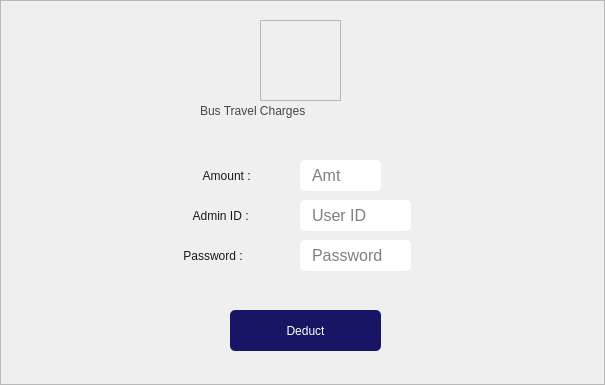
<?xml version="1.0" encoding="UTF-8"?>
<ui version="4.0">
 <class>MainWindow</class>
 <widget class="QMainWindow" name="MainWindow">
  <property name="geometry">
   <rect>
    <x>0</x>
    <y>0</y>
    <width>605</width>
    <height>385</height>
   </rect>
  </property>
  <property name="minimumSize">
   <size>
    <width>605</width>
    <height>385</height>
   </size>
  </property>
  <property name="maximumSize">
   <size>
    <width>605</width>
    <height>385</height>
   </size>
  </property>
  <property name="windowTitle">
   <string>MainWindow</string>
  </property>
  <widget class="QWidget" name="centralwidget">
   <widget class="QFrame" name="frame">
    <property name="geometry">
     <rect>
      <x>0</x>
      <y>0</y>
      <width>605</width>
      <height>385</height>
     </rect>
    </property>
    <property name="styleSheet">
     <string notr="true">background:url(:/home/news2.png)</string>
    </property>
    <property name="frameShape">
     <enum>QFrame::StyledPanel</enum>
    </property>
    <property name="frameShadow">
     <enum>QFrame::Raised</enum>
    </property>
    <widget class="QLabel" name="label">
     <property name="geometry">
      <rect>
       <x>200</x>
       <y>90</y>
       <width>231</width>
       <height>41</height>
      </rect>
     </property>
     <property name="styleSheet">
      <string notr="true">QLabel{
		color:rgb(71, 71, 71);
		font: 21pt &quot;FONTSPRING DEMO - Grotesco Book &quot;;
background:transparent;
}</string>
     </property>
     <property name="text">
      <string>Bus Travel Charges</string>
     </property>
    </widget>
    <widget class="QFrame" name="frame_2">
     <property name="geometry">
      <rect>
       <x>260</x>
       <y>20</y>
       <width>81</width>
       <height>81</height>
      </rect>
     </property>
     <property name="styleSheet">
      <string notr="true">background:url(:/home/front-of-bus.png)</string>
     </property>
     <property name="frameShape">
      <enum>QFrame::StyledPanel</enum>
     </property>
     <property name="frameShadow">
      <enum>QFrame::Raised</enum>
     </property>
    </widget>
    <widget class="QPushButton" name="pushButton_5">
     <property name="geometry">
      <rect>
       <x>220</x>
       <y>440</y>
       <width>151</width>
       <height>41</height>
      </rect>
     </property>
     <property name="cursor">
      <cursorShape>PointingHandCursor</cursorShape>
     </property>
     <property name="styleSheet">
      <string notr="true">QPushButton{
	color:White;
    font: 500 12pt &quot;Segoe UI &quot;;
	background:rgb(24, 22, 100);
	border-radius:5px
}

QPushButton:hover
{
color:rgb(0, 0, 0);
    
	font: 500 12pt &quot;Segoe UI &quot;;
border-radius:5px;
background:white;
}
QPushButton:pressed {	
	background-color: rgb(85, 170, 255);
}</string>
     </property>
     <property name="text">
      <string>Update</string>
     </property>
     <property name="autoDefault">
      <bool>false</bool>
     </property>
     <property name="default">
      <bool>false</bool>
     </property>
    </widget>
    <widget class="QPushButton" name="pushButton_6">
     <property name="geometry">
      <rect>
       <x>230</x>
       <y>310</y>
       <width>151</width>
       <height>41</height>
      </rect>
     </property>
     <property name="cursor">
      <cursorShape>PointingHandCursor</cursorShape>
     </property>
     <property name="styleSheet">
      <string notr="true">QPushButton{
	color:White;
    font: 500 12pt &quot;Segoe UI &quot;;
	background:rgb(24, 22, 100);
	border-radius:5px
}

QPushButton:hover
{
color:rgb(0, 0, 0);
    
	font: 500 12pt &quot;Segoe UI &quot;;
border-radius:5px;
background:white;
}
QPushButton:pressed {	
	background-color: rgb(85, 170, 255);
}</string>
     </property>
     <property name="text">
      <string>Deduct</string>
     </property>
     <property name="autoDefault">
      <bool>false</bool>
     </property>
     <property name="default">
      <bool>false</bool>
     </property>
    </widget>
    <widget class="QLineEdit" name="lineEdit_20">
     <property name="geometry">
      <rect>
       <x>300</x>
       <y>160</y>
       <width>81</width>
       <height>31</height>
      </rect>
     </property>
     <property name="font">
      <font>
       <family>Segoe UI</family>
       <pointsize>12</pointsize>
      </font>
     </property>
     <property name="styleSheet">
      <string notr="true">QLineEdit {
	background:WHITE;
	border-radius: 5px;
	padding-left: 10px;
}
QLineEdit:hover {
	border: 2px solid rgb(64, 71, 88);
}
QLineEdit:focus {
	border: 2px solid rgb(91, 101, 124);
}</string>
     </property>
     <property name="placeholderText">
      <string>Amt</string>
     </property>
    </widget>
    <widget class="QLabel" name="label_11">
     <property name="geometry">
      <rect>
       <x>200</x>
       <y>160</y>
       <width>101</width>
       <height>31</height>
      </rect>
     </property>
     <property name="styleSheet">
      <string notr="true">QLabel{
		color:rgb(25, 25, 25);
		font: 15pt &quot;FONTSPRING DEMO - Grotesco Book&quot;;
background:transparent;
}</string>
     </property>
     <property name="text">
      <string> Amount :</string>
     </property>
    </widget>
    <widget class="QLineEdit" name="lineEdit_21">
     <property name="geometry">
      <rect>
       <x>300</x>
       <y>200</y>
       <width>111</width>
       <height>31</height>
      </rect>
     </property>
     <property name="font">
      <font>
       <family>Segoe UI</family>
       <pointsize>12</pointsize>
      </font>
     </property>
     <property name="autoFillBackground">
      <bool>false</bool>
     </property>
     <property name="styleSheet">
      <string notr="true">QLineEdit {
	background:WHITE;
	border-radius: 5px;
	padding-left: 10px;
}
QLineEdit:hover {
	border: 2px solid rgb(64, 71, 88);
}
QLineEdit:focus {
	border: 2px solid rgb(91, 101, 124);
}</string>
     </property>
     <property name="inputMask">
      <string comment="D"/>
     </property>
     <property name="maxLength">
      <number>32767</number>
     </property>
     <property name="cursorPosition">
      <number>0</number>
     </property>
     <property name="readOnly">
      <bool>false</bool>
     </property>
     <property name="placeholderText">
      <string>User ID</string>
     </property>
    </widget>
    <widget class="QLineEdit" name="lineEdit_22">
     <property name="geometry">
      <rect>
       <x>300</x>
       <y>240</y>
       <width>111</width>
       <height>31</height>
      </rect>
     </property>
     <property name="font">
      <font>
       <family>Segoe UI</family>
       <pointsize>12</pointsize>
      </font>
     </property>
     <property name="autoFillBackground">
      <bool>false</bool>
     </property>
     <property name="styleSheet">
      <string notr="true">QLineEdit {
	background:WHITE;
	border-radius: 5px;
	padding-left: 10px;
}
QLineEdit:hover {
	border: 2px solid rgb(64, 71, 88);
}
QLineEdit:focus {
	border: 2px solid rgb(91, 101, 124);
}</string>
     </property>
     <property name="inputMask">
      <string/>
     </property>
     <property name="maxLength">
      <number>32767</number>
     </property>
     <property name="echoMode">
      <enum>QLineEdit::Password</enum>
     </property>
     <property name="cursorPosition">
      <number>0</number>
     </property>
     <property name="readOnly">
      <bool>false</bool>
     </property>
     <property name="placeholderText">
      <string>Password</string>
     </property>
    </widget>
    <widget class="QLabel" name="label_8">
     <property name="geometry">
      <rect>
       <x>180</x>
       <y>240</y>
       <width>101</width>
       <height>31</height>
      </rect>
     </property>
     <property name="styleSheet">
      <string notr="true">QLabel{
		color:rgb(25, 25, 25);
		font: 15pt &quot;FONTSPRING DEMO - Grotesco Book&quot;;
background:transparent;
}</string>
     </property>
     <property name="text">
      <string> Password :</string>
     </property>
    </widget>
    <widget class="QLabel" name="label_9">
     <property name="geometry">
      <rect>
       <x>190</x>
       <y>200</y>
       <width>91</width>
       <height>31</height>
      </rect>
     </property>
     <property name="styleSheet">
      <string notr="true">QLabel{
		color:rgb(25, 25, 25);
		font: 15pt &quot;FONTSPRING DEMO - Grotesco Book&quot;;
background:transparent;
}</string>
     </property>
     <property name="text">
      <string> Admin ID :</string>
     </property>
    </widget>
   </widget>
  </widget>
 </widget>
 <resources>
  <include location="resources/homeicon.qrc"/>
 </resources>
 <connections/>
</ui>
